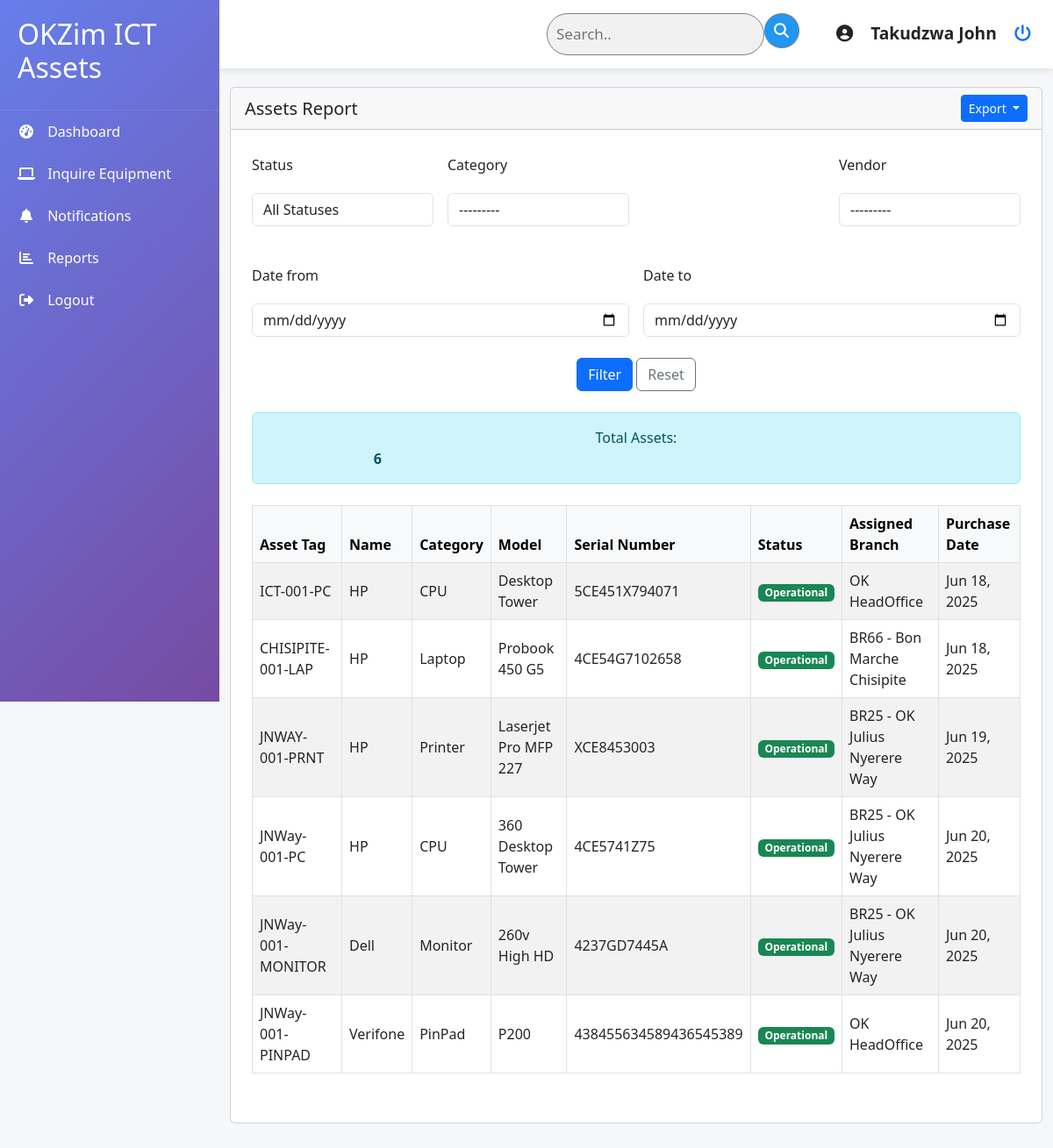
The page /asset_management/reports/assets/ (signed in) on the database its author committed.
### asset_management/models.py (models this page shows, shortened)
class Asset(models.Model):
    ASSET_STATUS_CHOICES = [
        ("OPERATIONAL", "Operational"),
        ("NON_OPERATIONAL", "Non-Operational"),
        ("DECOMMISSIONED", "Decommissioned"),
        ("LOST", "Lost"),
        ("STOLEN", "Stolen"),
    ]
    TRANSFER_STATUS = [
        ("PROCESSING", "PROCESSING"),
        ("RECEIVED", "RECEIVED"),
    ]
    asset_tag = models.CharField(max_length=50, unique=True)
    name = models.CharField(max_length=200)
    category = models.ForeignKey(AssetCategory, on_delete=models.PROTECT)
    model = models.CharField(max_length=100)
    serial_number = models.CharField(max_length=100, unique=True)
    purchase_date = models.DateField()
    vendor = models.ForeignKey(Vendor, on_delete=models.PROTECT)
    status = models.CharField(
        max_length=20, choices=ASSET_STATUS_CHOICES, default="OPERATIONAL"
    )
    assigned_department = models.ForeignKey(
        Department, on_delete=models.PROTECT, related_name="assets", null=True, blank=True
    )
    assigned_branch = models.ForeignKey(
        Branch, on_delete=models.PROTECT, related_name="assets", null=True, blank=True
    )
    notes = models.TextField(blank=True)
    created_at = models.DateTimeField(auto_now_add=True)
    updated_at = models.DateTimeField(auto_now=True)
    transfer_status = models.CharField(choices=TRANSFER_STATUS, default="RECEIVED")

class AssetCategory(models.Model):
    name = models.CharField(max_length=100)
    def __str__(self):
        return self.name
    class Meta:
        verbose_name_plural = "Asset Categories"

class Branch(models.Model):
    branch_name = models.CharField(max_length=100, unique=True)
    branch_code = models.CharField(max_length=5, unique=True)
    def __str__(self):
        if self.branch_name=="OK HeadOffice":
            return f"{self.branch_name}"
        else:
            return f"BR{self.branch_code} - {self.branch_name}"
    class Meta:
        verbose_name_plural = "Branches"

### asset_management/views.py (the view, shortened to what this page needs)
# urls.py: path('asset_management/reports/assets/', views.asset_reports, name='asset_reports'),
@login_required
def asset_reports(request):
    assets = Asset.objects.select_related(
        "category",
        "assigned_department",
        "assigned_branch",
    ).all()
    form = AssetReportFilterForm(request.GET or None)
    context = {
        "assets": assets,
        "form": form,
        "total_assets": assets.count(),
    }
    return render(request, "reports/asset_reports.html", context)

### asset_management/models.py (called while the page is built)
    def __str__(self):
        return self.name

### asset_management/templates/reports/asset_reports.html (shortened to what this page needs)
{% extends 'base.html' %}
{% load static %}
{% block content %}
<div class="container-fluid py-4">
  <div class="row">
    <div class="col-12">
      <div class="card mb-4">
        <div class="card-header d-flex justify-content-between align-items-center">
          <h5 class="mb-0">Assets Report</h5>
          <div class="dropdown">
            <button class="btn btn-sm btn-primary dropdown-toggle" type="button" id="exportDropdown" data-bs-toggle="dropdown" aria-expanded="false">
              Export
            </button>
          </div>
        </div>
        <div class="card-body px-4">
          <form method="get" class="mb-4">
            <div class="row g-3">
              <div class="col-md-3">
                <label class="form-label">{{ form.status.label }}</label>
                {{ form.status }}
              </div>
              <div class="col-md-3">
                <label class="form-label">{{ form.category.label }}</label>
                {{ form.category }}
              </div>
              <div class="col-md-3">
                <label class="form-label">{{ form.assigned_branch.label }}</label>
              </div>
              <div class="col-md-3">
                <label class="form-label">{{ form.vendor.label }}</label>
                {{ form.vendor }}
              </div>
            </div>
            <div class="row g-3 mt-3">
              <div class="col-md-6">
                <label class="form-label">{{ form.date_from.label }}</label>
                {{ form.date_from }}
              </div>
              <div class="col-md-6">
                <label class="form-label">{{ form.date_to.label }}</label>
                {{ form.date_to }}
              </div>
            </div>
            <div class="text-center mt-4">
              <button type="submit" class="btn btn-primary">Filter</button>
              <a href="{% url 'asset_reports' %}" class="btn btn-outline-secondary">Reset</a>
            </div>
          </form>
          <div class="alert alert-info text-center">
            Total Assets: <strong>{{ total_assets }}</strong>
          </div>
          <div class="table-responsive my-4">
            <table class="table table-bordered table-striped table-hover align-middle w-100">
              <thead class="table-light">
                <tr>
                  <th>Asset Tag</th>
                  <th>Name</th>
                  <th>Category</th>
                  <th>Model</th>
                  <th>Serial Number</th>
                  <th>Status</th>
                  <th>Assigned Branch</th>
                  <th>Purchase Date</th>
                </tr>
              </thead>
              <tbody>
                {% for asset in assets %}
                <tr>
                  <td>{{ asset.asset_tag }}</td>
                  <td>{{ asset.name }}</td>
                  <td>{{ asset.category }}</td>
                  <td>{{ asset.model }}</td>
                  <td>{{ asset.serial_number }}</td>
                  <td>
                    <span class="badge
                      {% if asset.status == 'OPERATIONAL' %} bg-success
                      {% elif asset.status == 'NON_OPERATIONAL' %} bg-warning
                      {% elif asset.status == 'DECOMMISSIONED' %} bg-secondary
                      {% else %} bg-danger {% endif %}">
                      {{ asset.get_status_display }}
                    </span>
                  </td>
                  <td>{{ asset.assigned_branch }}</td>
                  <td>{{ asset.purchase_date|date:"M d, Y" }}</td>
                </tr>
                {% empty %}
                <tr>
                  <td colspan="8" class="text-center py-4">No assets found matching your criteria.</td>
                </tr>
                {% endfor %}
              </tbody>
            </table>
          </div>
        </div>
      </div>
    </div>
  </div>
</div>
{% endblock %}

### asset_management/templates/partials/header.html
<div class="header">
    <form class="example" action="action_page.php">
        <input type="text" placeholder="Search.." name="search">
        <button type="submit"><i class="fa fa-search"></i></button>
    </form>
    <div class="user-profile">
        <div>
            <i class="fas fa-user-circle"></i>
        </div>
        <div class="user-info">
            <div class="user-name">{{ request.user.get_full_name }}</div>
        </div>
        <a href="{% url 'logout' %}" class="logout-btn">
            <i class="fa-solid fa-power-off"></i>
        </a>
    </div>
</div>

### static/styles/css/global_styles.css (style rules this page uses)
strong { display: block; width: 30%; }

### static/styles/css/dashboard.css (style rules this page uses)
:root { --primary: #0056b3; --secondary: #e67e22; --light: #f8f9fa; --dark: linear-gradient(135deg, #667eea 0%, #764ba2 100%);; --success: #28a745; --danger: #dc3545; }
body { font-family: 'Segoe UI', Tahoma, Geneva, Verdana, sans-serif; margin: 0; background-color: #f5f7fa; }
.header { background: white; padding: 15px 25px; margin-left: 300px; box-shadow: 0 2px 10px rgba(0,0,0,0.1); display: flex; justify-content: end; align-items: center; position: fixed; right: 0px; width: 100vw; z-index: 5; gap: 20px; }
.user-profile { font-size: 1.2rem; display: flex; align-items: center; gap: 20px; }
.user-info { font-weight: 600; }
.bg-success { background: var(--success); }
form.example input[type=text] { padding: 10px; font-size: 17px; border: 1px solid grey; float: left; width: 80%; background: #f1f1f1; border-radius: 50px; }
form.example button { float: left; padding: 0px; width: 40px; height: 40px; border-radius: 50%; background: #2196F3; color: white; font-size: 17px; border: 1px solid grey; border-left: none; cursor: pointer; }
form.example::after { content: ""; clear: both; display: table; }
* { box-sizing: border-box }

### static/styles/css/asset_transfer.css (style rules this page uses)
input[type="text"], select, textarea { width: 100%; padding: 12px; border: 1px solid #ccc; border-radius: 4px; box-sizing: border-box; resize: vertical; }
label { padding: 12px 12px 12px 0; display: inline-block; }
.row:after { content: ""; display: table; clear: both; }
.row:last-child { display: flex; justify-content: end; margin-top: 5px; }

### rows shown on the page
Asset: asset_tag "ICT-001-PC", name "HP", category "CPU", model "Desktop Tower", serial_number "5CE451X794071", status "Operational", assigned_branch "OK HeadOffice", purchase_date "Jun 18, 2025"
Asset: asset_tag "CHISIPITE-001-LAP", name "HP", category "Laptop", model "Probook 450 G5", serial_number "4CE54G7102658", status "Operational", assigned_branch "BR66 - Bon Marche Chisipite", purchase_date "Jun 18, 2025"
Asset: asset_tag "JNWAY-001-PRNT", name "HP", category "Printer", model "Laserjet Pro MFP 227", serial_number "XCE8453003", status "Operational", assigned_branch "BR25 - OK Julius Nyerere Way", purchase_date "Jun 19, 2025"
Asset: asset_tag "JNWay-001-PC", name "HP", category "CPU", model "360 Desktop Tower", serial_number "4CE5741Z75", status "Operational", assigned_branch "BR25 - OK Julius Nyerere Way", purchase_date "Jun 20, 2025"
Asset: asset_tag "JNWay-001-MONITOR", name "Dell", category "Monitor", model "260v High HD", serial_number "4237GD7445A", status "Operational", assigned_branch "BR25 - OK Julius Nyerere Way", purchase_date "Jun 20, 2025"
Asset: asset_tag "JNWay-001-PINPAD", name "Verifone", category "PinPad", model "P200", serial_number "438455634589436545389", status "Operational", assigned_branch "OK HeadOffice", purchase_date "Jun 20, 2025"

### other values the page prints
{{ request.user.get_full_name }} "Takudzwa John"
{{ total_assets }} "6"
